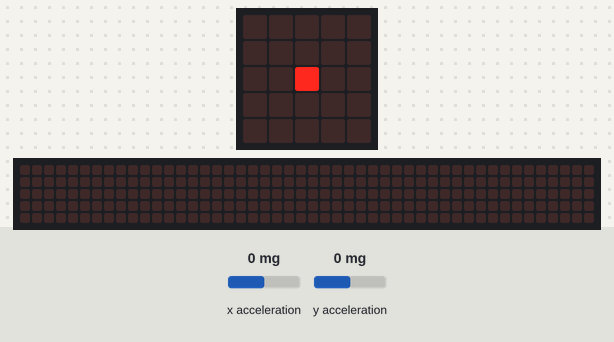
Recording of a program running on a simulated BBC micro:bit (MakeCode). Shown: the board's 5×5 LED display, a strip that is not on the board, showing the scrolling text unrolled. The test bench sets the inputs (shaded band); at power-on: x acceleration 0 mg, y acceleration 0 mg. The 48×5 strip is a reading aid, not a part: it shows the text the display is scrolling, unrolled, one strip-width of it at a time.

Above: at 1.2 s.
1.3 s: x acceleration set to -191 mg
2.8 s: x acceleration set to -218 mg
At 2.95 s:
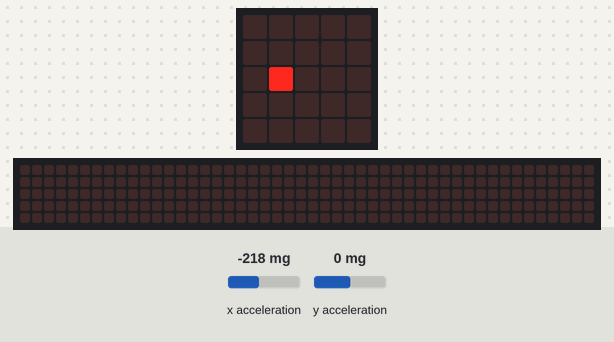
At 8.48 s:
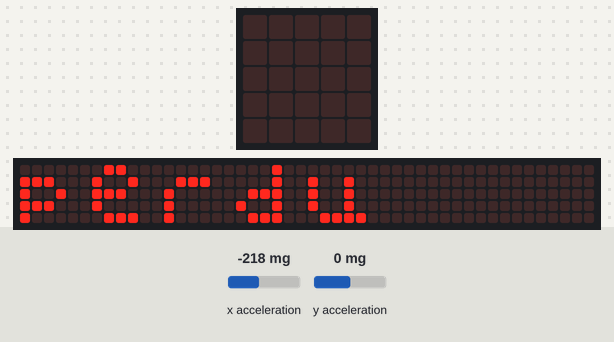
Timing chart, 0 to 10.0 s (numbered marks = the images above; inputs shaded):
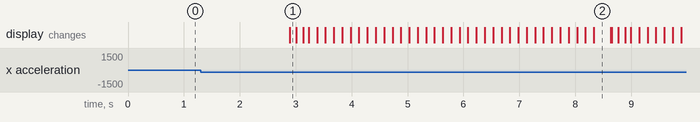

The program:

main.ts
```typescript
let accY = 0
let accX = 0
let Y = 2
let X = 2
basic.forever(function () {
    accX = input.acceleration(Dimension.X)
    accY = input.acceleration(Dimension.Y)
    if (accX < -200) {
        X = X - 1
    } else if (accX > 200) {
        X = X + 1
    }
    if (accY < -200) {
        Y = Y - 1
    } else if (accY > 200) {
        Y = Y + 1
    }
    basic.clearScreen()
    led.plot(X, Y)
    basic.pause(100)
    if (X > 4) {
        basic.clearScreen()
        basic.showString("perdu")
        basic.clearScreen()
        Y = 2
        X = 2
    }
    if (Y > 4) {
        basic.clearScreen()
        basic.showString("perdu")
        basic.clearScreen()
        Y = 2
        X = 2
    }
    if (X < 0) {
        basic.clearScreen()
        basic.showString("perdu")
        basic.clearScreen()
        Y = 2
        X = 2
    }
    if (Y < 0) {
        basic.clearScreen()
        basic.showString("perdu")
        basic.clearScreen()
        Y = 2
        X = 2
    }
})
```

test.ts
```typescript
// les tests vont ici ; cela ne sera pas compilé si ce paquet est utilisé en tant qu'extension.
```

Measured:
- the behaviour switches between -200 and -201 mg on x acceleration (found by bisection; images 0 and 1)
- after the input at 1.3 s, every drawn part: stays the same
- after the input at 2.8 s, the display: changes after 0.09 s (image 1)
